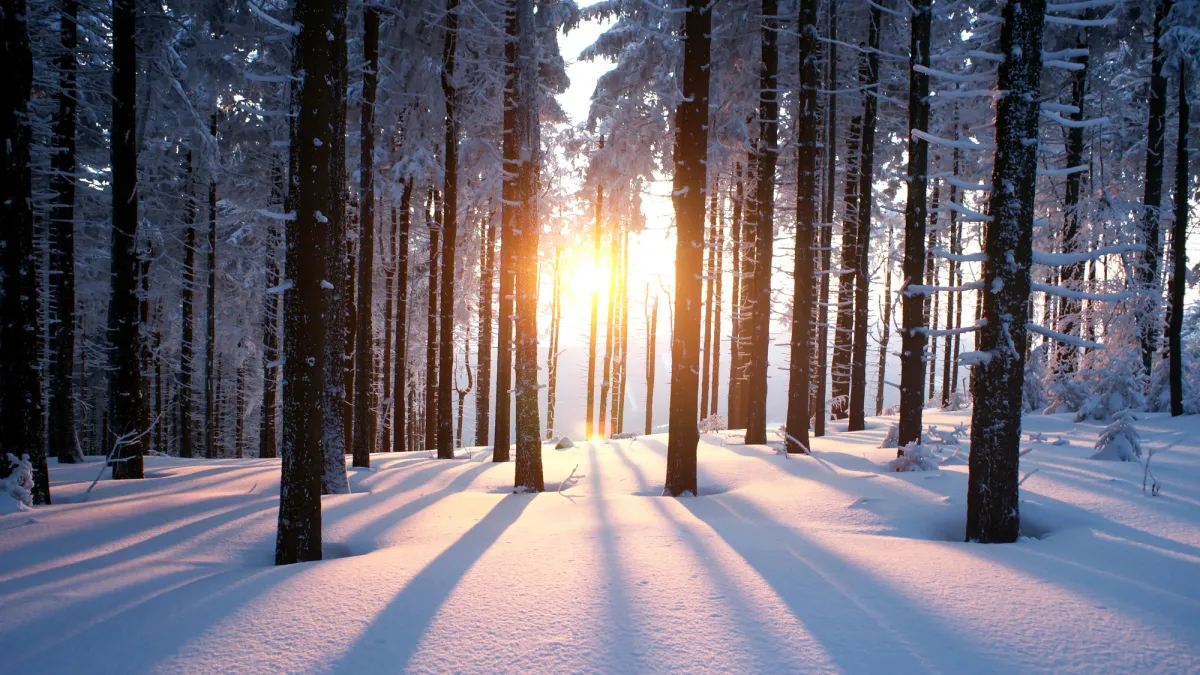
#> input picture data/lesson_2/why-is-snow-white.webp, 1200 x 675 px
$ jupyter execute homework.ipynb
#> lines starting #> are read from the running program, lines starting #| are printed output that depends on the picture; long printed decimals are rounded
[cell 1]
'''white patch'''
import cv2
import numpy as np
from matplotlib import pyplot as plt

plt.rcParams['figure.figsize'] = [15, 5]
img = cv2.imread('../../data/lesson_2/why-is-snow-white.webp')
#> img is the input picture: shape (675, 1200, 3); mean B, G, R 114.5, 103.8, 109
if img is None:
    raise FileNotFoundError("Image file not found.")
img = cv2.cvtColor(img, cv2.COLOR_BGR2RGB)
originalImage = img.copy()
'''coordinates of white pixel for color balancing'''
row, col = 550, 530

plt.imshow(originalImage)
plt.scatter([col], [row], c='red', s=15, marker='x')
plt.axis('off')
plt.title('Original Image (with marker for white patch)')
plt.show()
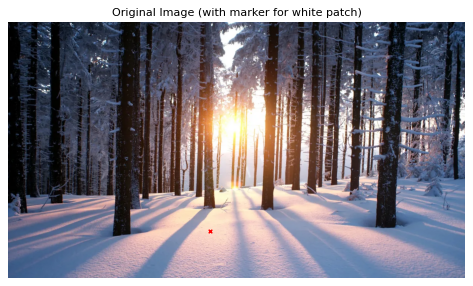
#> figure drawn by matplotlib, 1 panel

white = img[row, col, :]
#> white = [254, 221, 200]
coeffs = 255.0/white
#> coeffs = [1, 1.15, 1.27]

balanced = np.zeros_like(img, dtype=np.float32)
for channel in range(3):
    balanced[..., channel] = img[..., channel] * coeffs[channel]
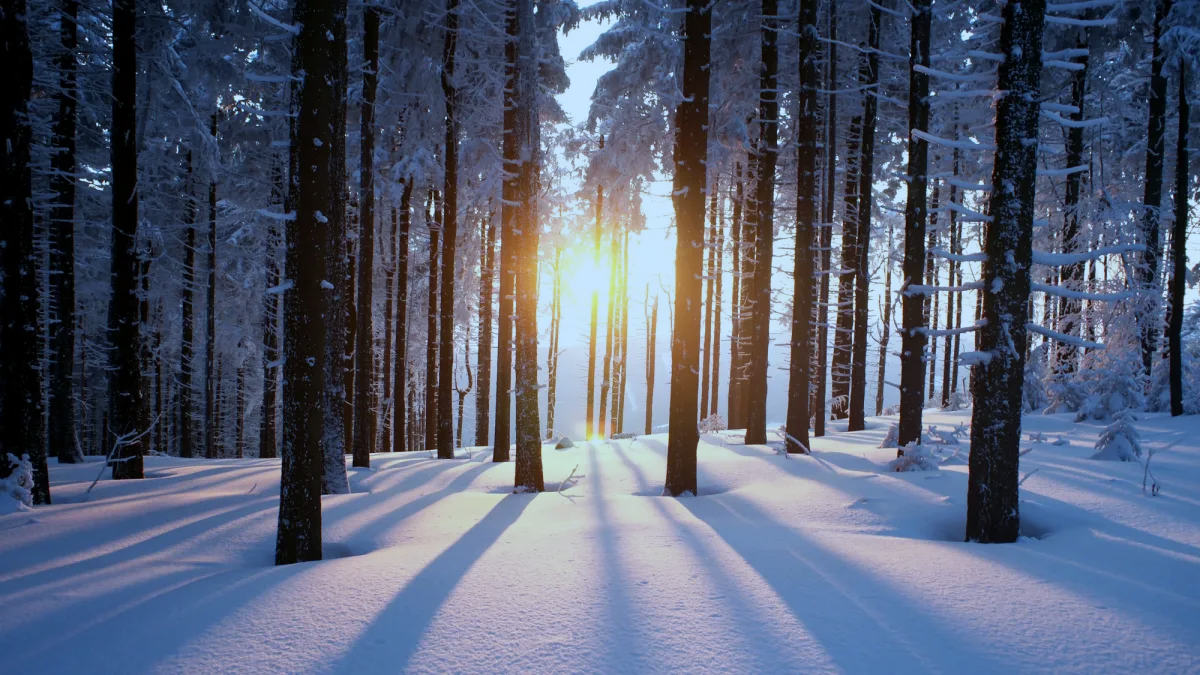
#> balanced: shape (675, 1200, 3) float32; mean R, G, B 109.4, 119.7, 146; drawn with min black and max white

balanced = balanced/255
balanced[balanced > 1] = 1
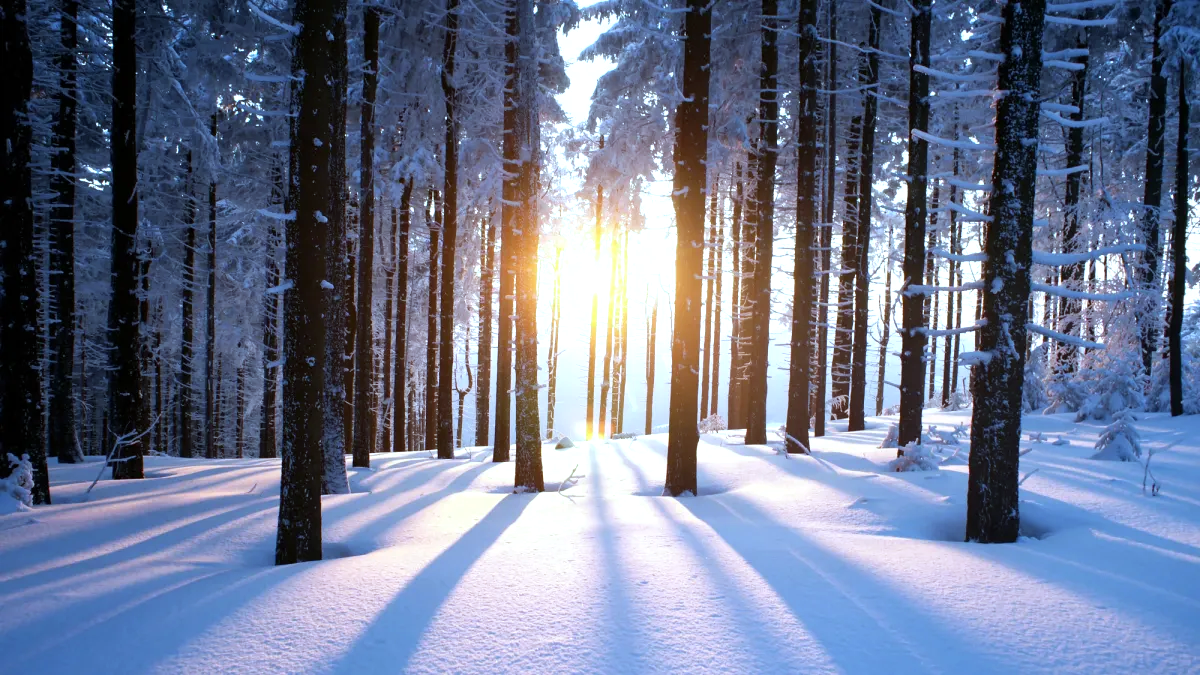
#> balanced: shape (675, 1200, 3) float32; mean R, G, B 0.429, 0.464, 0.562

plt.subplot(121), plt.imshow(img)
plt.axis('off'), plt.title('Original Image')
plt.subplot(122), plt.imshow(balanced)
plt.axis('off'), plt.title('White Patch Balanced Image')
plt.show()
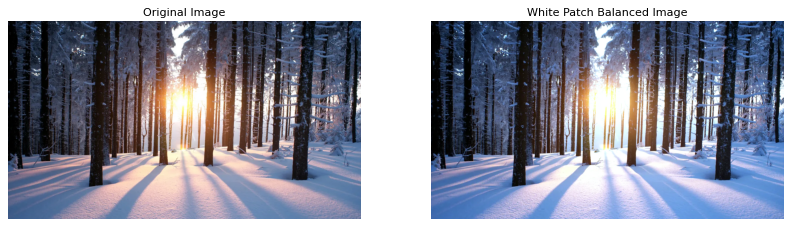
#> figure drawn by matplotlib, 2 panels

[cell 2]
'''Gray world'''
import cv2
import numpy as np
from matplotlib import pyplot as plt

plt.rcParams['figure.figsize'] = [15, 5]
img = cv2.imread('../../data/lesson_2/why-is-snow-white.webp')
if img is None:
    raise FileNotFoundError("Image file not found.")
img = cv2.cvtColor(img, cv2.COLOR_BGR2RGB)

mean_r = np.mean(img[..., 0])
#> mean_r = 109
mean_g = np.mean(img[..., 1])
#> mean_g = 103.8
mean_b = np.mean(img[..., 2])
#> mean_b = 114.5

print(f"Mean R: {mean_r}, Mean G: {mean_g}, Mean B: {mean_b}")
#| Mean R: 109.023, Mean G: 103.752, Mean B: 114.480

means = np.array([mean_r, mean_g, mean_b], dtype=np.float32)
#> means = [109, 103.8, 114.5]

print(f"Channel means: {means}")
#| Channel means: [109.023 103.752  114.480 ]
kr = mean_b / mean_r
#> kr = 1.05
kg = mean_b / mean_g
#> kg = 1.1
kb = 1.0

print(f"Coefficients - kr: {kr}, kg: {kg}, kb: {kb}")
#| Coefficients - kr: 1.050, kg: 1.103, kb: 1.0

balanced = np.zeros_like(img, dtype=np.float32)
for channel, k in zip(range(3), [kr, kg, kb]):
    print(f"Applying coefficient {k} to channel {channel}")
    balanced[..., channel] = img[..., channel] * k
#> this loop made 3 passes
#> k on passes 1 to 3: 1.05, 1.1, 1
#| Applying coefficient 1.050 to channel 0
#| Applying coefficient 1.103 to channel 1
#| Applying coefficient 1.0 to channel 2
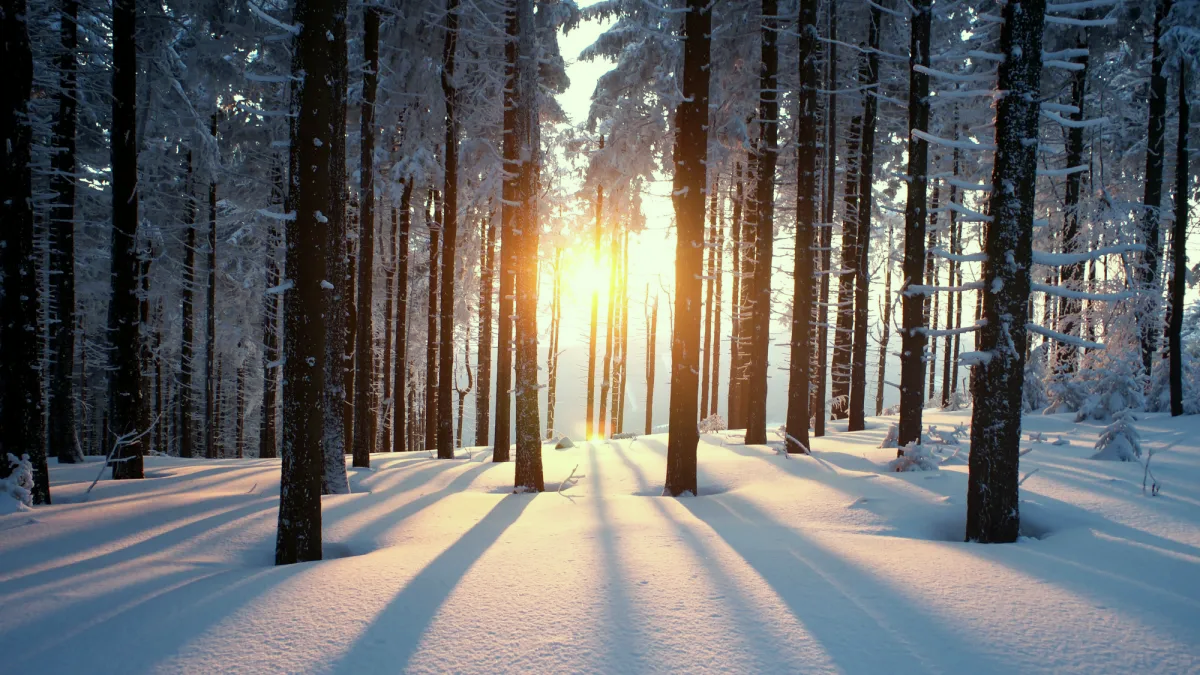
#> balanced: shape (675, 1200, 3) float32; mean R, G, B 114.5, 114.5, 114.5; drawn with min black and max white

'''make sure values are in [0, 1] range'''
balanced = np.clip(balanced/255, 0, 1)
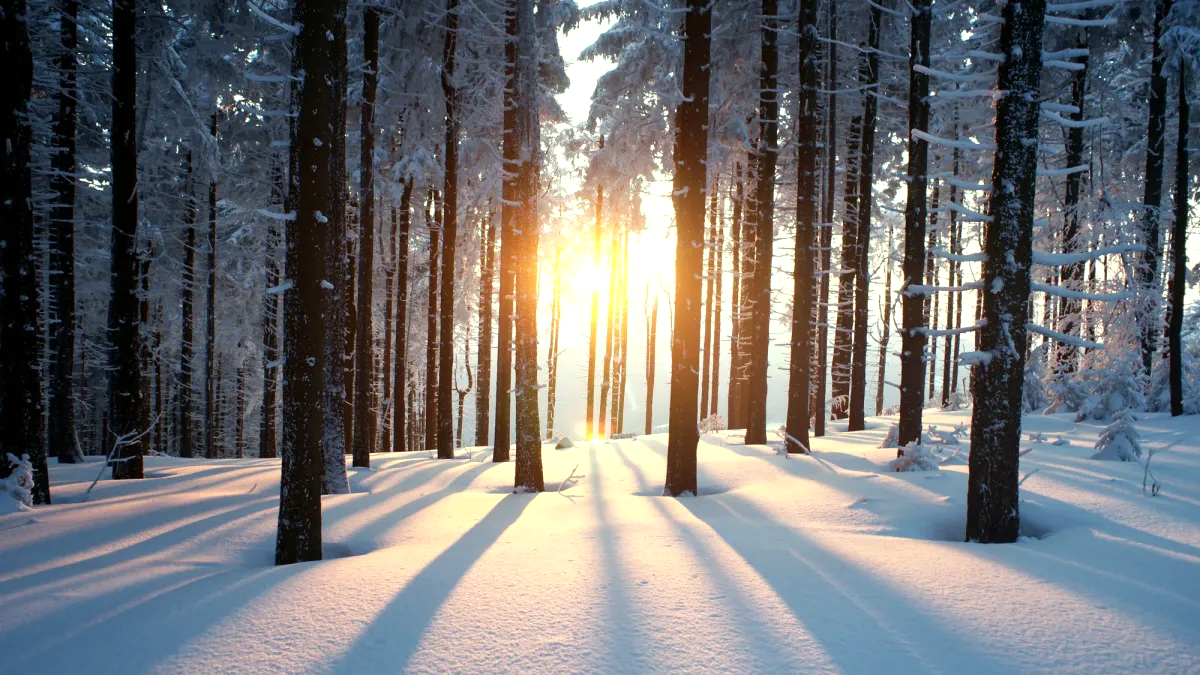
#> balanced: shape (675, 1200, 3) float32; mean R, G, B 0.446, 0.446, 0.449
plt.subplot(121), plt.imshow(img)
plt.axis('off'), plt.title('Original Image')
plt.subplot(122), plt.imshow(balanced)
plt.axis('off'), plt.title('Gray World Balanced Image')
plt.show()

[cell 3]
'''Scale by max'''
import cv2
import numpy as np
from matplotlib import pyplot as plt

plt.rcParams['figure.figsize'] = [15, 5]
img = cv2.imread('../../data/lesson_2/why-is-snow-white.webp')
if img is None:
    raise FileNotFoundError("Image file not found.")
img = cv2.cvtColor(img, cv2.COLOR_BGR2RGB)

max_r = np.max(img[..., 0])
#> max_r = 255
max_g = np.max(img[..., 1])
#> max_g = 255
max_b = np.max(img[..., 2])
#> max_b = 255

print(f"Max R: {max_r}, Max G: {max_g}, Max B: {max_b}")
#| Max R: 255, Max G: 255, Max B: 255

balanced = np.zeros_like(img, dtype=np.float32)
for channel, maxValueForChannel in zip(range(3), [max_r, max_g, max_b]):
    '''make sure we don't divide by zero with np.clip, I start to love this function :)'''
    maxValueForChannel = np.clip(maxValueForChannel, 1, 255)
    coeffs = 255.0 / maxValueForChannel
    print(f"Applying coefficient {coeffs} to channel {channel}, max value: {maxValueForChannel}")
    balanced[..., channel] = img[..., channel] * coeffs
#> this loop made 3 passes
#| Applying coefficient 1.0 to channel 0, max value: 255
#| Applying coefficient 1.0 to channel 1, max value: 255
#| Applying coefficient 1.0 to channel 2, max value: 255

balanced = balanced/255
balanced = np.clip(balanced, 0, 1)
plt.subplot(121), plt.imshow(img)
plt.axis('off'), plt.title('Original Image')
plt.subplot(122), plt.imshow(balanced)
plt.axis('off'), plt.title('Scale by Max Balanced Image')
plt.show()

$ run again, with data/lesson_2/akhtubinsk.webp copied over data/lesson_2/why-is-snow-white.webp
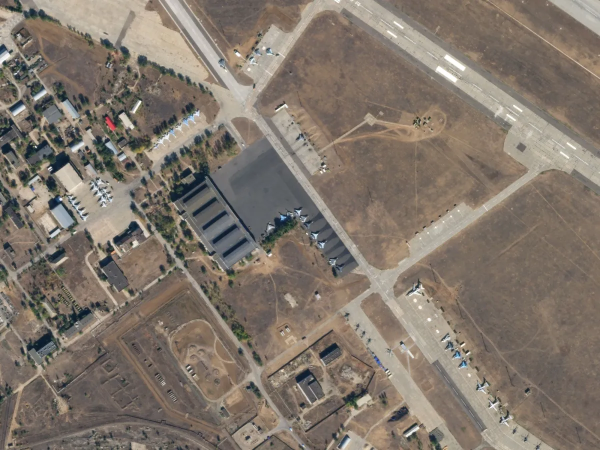
#> input picture data/lesson_2/akhtubinsk.webp, 1200 x 900 px (shown at 1/2 size)
#> img is the input picture: shape (900, 1200, 3); mean B, G, R 107.6, 118.4, 129
#> `plt.show()`:
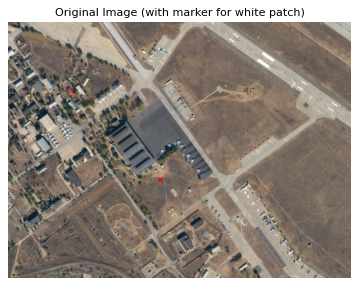
#> figure drawn by matplotlib, 1 panel
#> white = [142, 122, 104]
#> `coeffs = 255.0/white`: coeffs = [1.8, 2.09, 2.45]
#> mean_r = 129
#> mean_g = 118.4
#> mean_b = 107.6
#| Mean R: 129.005, Mean G: 118.398, Mean B: 107.612
#> means = [129, 118.4, 107.6]
#| Channel means: [129.005 118.398 107.612]
#> kr = 0.834
#> kg = 0.909
#| Coefficients - kr: 0.8342, kg: 0.9089, kb: 1.0
#> the loop `for channel, k in zip(range(3), [kr, kg, kb]):` made 3 passes
#> k on passes 1 to 3: 0.834, 0.909, 1
#> (printed output is left out)
#> after the loop `for channel, k in zip(range(3), [kr, kg, kb]):`:
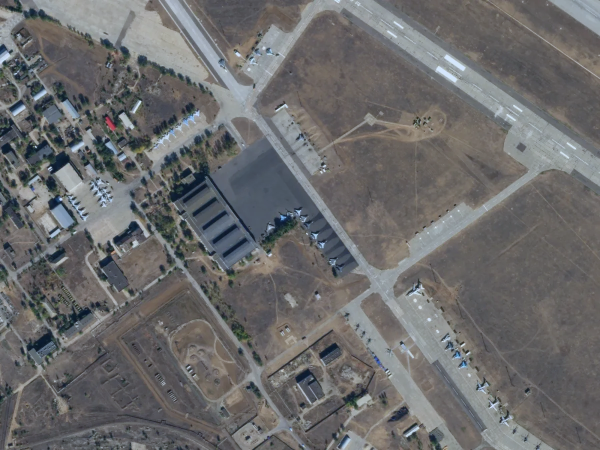
#> balanced: shape (900, 1200, 3) float32 (shown at 1/2 size); mean R, G, B 107.6, 107.6, 107.6
#> max_r = 255
#| Max R: 255, Max G: 255, Max B: 255
#> the loop `for channel, maxValueForChannel in zip(range(3), [max_r, max_g, max_b]):` made 3 passes
#| Applying coefficient 1.0 to channel 0, max value: 255
#| Applying coefficient 1.0 to channel 1, max value: 255
#| Applying coefficient 1.0 to channel 2, max value: 255
